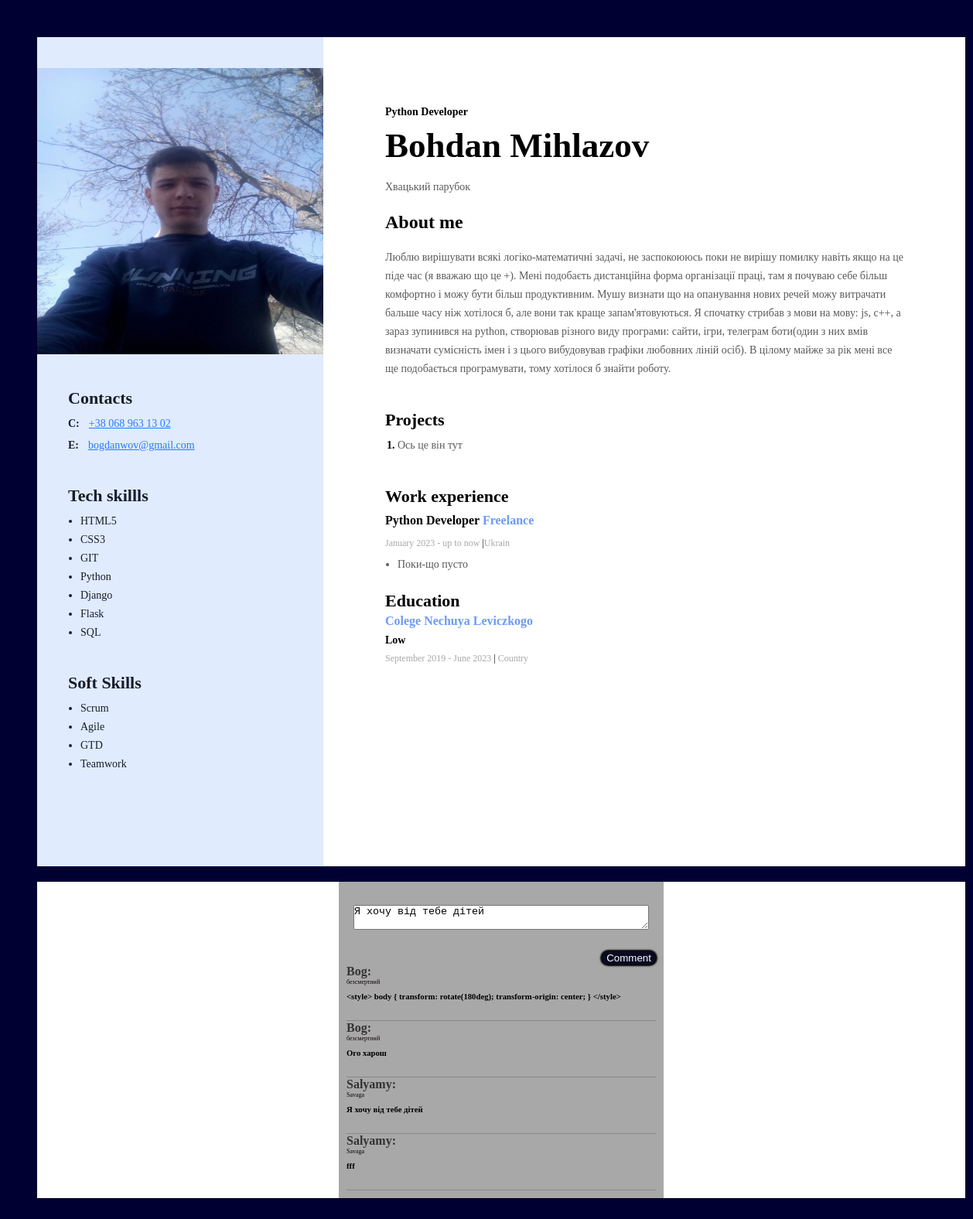
The app's page /resume/ (signed in), older data.
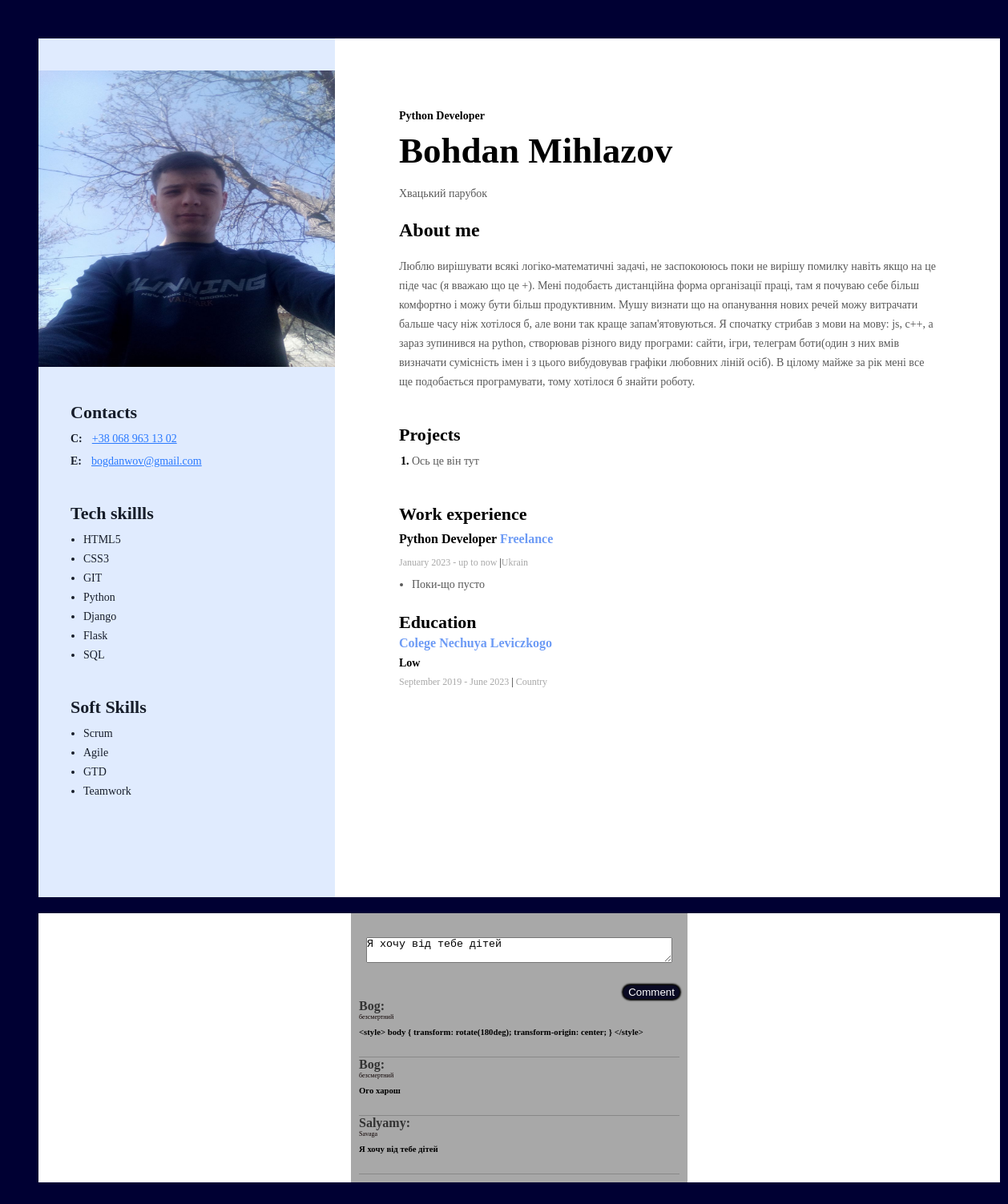
The same page, newer data.
### tables this page shows
CREATE TABLE comments (id INTEGER REFERENCES users (id), comment TEXT);

CREATE TABLE users (id INTEGER PRIMARY KEY AUTOINCREMENT, NickName TEXT DEFAULT людина, password INTEGER, rang TEXT);

### main.py (the view)
@app.route("/resume/", methods = ["POST", "GET"])
def resume():
    if "userLogged" not in session:
        abort(401)
    db = get_db()
    dbase = FDataBase(db)
    if request.method == "POST":
        res = dbase.addPost(request.form.get("commentar"), session["userLogged"])
        return redirect(url_for('resume'))
    return render_template("resume.html", comment = dbase.get_comment())

### db.py (called while the page is built)
    def get_comment(self):
        query = "SELECT comments.comment, users.NickName, users.Rang\
         FROM comments\
         JOIN users ON comments.id = users.id\
         ORDER BY comments.ROWID DESC;"
        try:
            self.__cur.execute(query )
            res = self.__cur.fetchall()
            if res: return res
        except:
            print("error")
        return []

### main.py (called while the page is built)
def connect_db():
    conn = sqlite3.connect(app.config["DATABASE"])
    conn.row_factory = sqlite3.Row
    return conn

def get_db():
    if not hasattr(g, 'link_db'):
        g.link_db = connect_db()
    return g.link_db

### templates/resume.html (shortened to what this page needs)
<!DOCTYPE html>
<html lang="en">
<head>
    <link rel="stylesheet" href="{{ url_for('static', filename='css/style.css') }}">
    <link rel="stylesheet" href="{{ url_for('static', filename = 'css/style.css') }}">
</head>
<body>
    <div class="wrapper">
        <div class="main-content">
            <div class="my-info">
                <h2 class="my-profeshen">Python Developer</h2>
                <h1 class="my-name">Bohdan Mihlazov</h1>
                <p class="my-descr">Хвацький парубок</p>
                <h2>About me</h2>
                <p class="my-descr">Люблю вирішувати всякі логіко-математичні задачі, не заспокоююсь поки не вирішу помилку навіть якщо на це піде час
                (я вважаю що це +). Мені подобаєть дистанційна форма організації праці, там я почуваю себе більш комфортно
                і можу бути більш продуктивним. Мушу визнати що на опанування нових речей можу витрачати бальше часу ніж хотілося б,
                але вони так краще запам'ятовуються. Я спочатку стрибав з мови на мову: js, с++, а зараз зупинився на python,
                створював різного виду програми: сайти, ігри, телеграм боти(один з них вмів визначати сумісність імен і з цього
                вибудовував
                графіки любовних ліній осіб). В цілому майже за рік мені все ще подобається програмувати, тому хотілося б знайти роботу.
                </p>
            </div>
            <div class="my-projects-conteiner">
                <h3 class="my-projects-title">Projects</h3>
                <ol class="my-projects-list">
                    <li class="my-project-item">
                        <span class="my-projects-tech">Ось це він тут</span>
                    </li>
                </ol>
            </div>
            <div>
                <h3 class="work-expirience-title">Work experience</h3>
                <div class="work-expirience-conteiner">
                    <h4 class="work-expirience-compani">Python Developer <span class="compani-name">Freelance</span>
                    </h4>
                    <p class="work-expirience-period">January 2023 - up to now <span
                            class="work-expirience-period-separator">|</span>Ukrain</p>
                    <ul class="work-expirience-duti-list">
                        <li class="work-expirience-duti-item">Поки-що пусто</li>
                    </ul>
                </div>
            </div>
            <div>
                <h3 class="my-education-title">Education</h3>
                <p class="my-education-osvita">Colege Nechuya Leviczkogo</p>
                <p class="my-facultet">Low</p>
                <p class="my-education-period">
                    September 2019 - June 2023 <span class="my-education-period-separator">|</span> Country
                </p>
            </div>
        </div>
        <aside class="sidebar">
            <img src="{{ url_for('static', filename = 'img/My_photo.jpg') }}" alt="My photo" width="370px" height="370">
            <div class="saidbar-content">
                <div class="conteiners-sidebar">
                    <h3 class="sidebar-titles">Contacts</h3>
                    <p class="contacts-item">
                        <span class="contacts-type">C:</span>
                        <a class="contacts-linck" href="tel:+380689631302">+38 068 963 13 02</a>
                    </p>
                    <p class="contacts-item">
                        <span class="contacts-type">E:</span>
                        <a class="contacts-linck" href="mailto:bogdanwov@gmail.com">bogdanwov@gmail.com</a>
                    </p>
                </div>
                <div class="conteiners-sidebar">
                    <h3 class="sidebar-titles">Tech skillls</h3>
                    <ul class="skils-list">
                        <li class="skils-list-item">HTML5</li>
                        <li class="skils-list-item">CSS3</li>
                        <li class="skils-list-item">GIT</li>
                        <li class="skils-list-item">Python</li>
                        <li class="skils-list-item">Django</li>
                        <li class="skils-list-item">Flask</li>
                        <li class="skils-list-item">SQL</li>
                    </ul>
                </div>
                <div class="conteiners-sidebar">
                    <h3 class="sidebar-titles">Soft Skills</h3>
                    <ul class="skils-list">
                        <li class="skils-list-item">Scrum</li>
                        <li class="skils-list-item">Agile</li>
                        <li class="skils-list-item">GTD</li>
                        <li class="skils-list-item">Teamwork</li>
                    </ul>
                </div>
            </div>
        </aside>
    </div>
    <div class="comments">
        <div class="coments_chaild">
            <form action="/resume" method="post">
                <textarea type="text" name="commentar" id="" maxlength="200" required>Я хочу від тебе дітей</textarea><br>
                <button type="submit">Comment</button>
            </form>
        {% for com in comment %}
        <div class="comment">
            <h4> {{com.NickName}}: </h2>
            <p> {{com.Rang}} </p>
            <h6> {{ com.comment }}</h6>
        </div>
        {% endfor %}
    </div>
    </div>
</body>
</html>

### static/css/style.css (style rules this page uses)
body { background: #003; padding: 40px 40px 40px 40px; }
ul, ol { margin-top: 0; margin-bottom: 0; }
.wrapper { width: 1200px; display: flex; flex-direction: row-reverse; background: #FFF; margin: 0 auto; }
.main-content { padding: 88px 80px 40px 80px; box-sizing: border-box; width: 100%; }
.sidebar { width: 370px; background: #E0EBFE; padding-top: 40px; padding-bottom: 40px; box-sizing: border-box; }
.saidbar-content { padding:40px 40px 40px; box-sizing: border-box; }
.sidebar-titles { color: #161D2A; font-size: 22px; font-weight: 700; line-height: normal; margin-top: 0; margin-bottom: 8px; }
.contacts-type { color: #161D2A; font-size: 14px; font-weight: 700; line-height: 24px; margin-right: 8px; }
.contacts-linck { color: #2979FF; font-size: 14px; font-weight: 400; line-height: 24px; text-decoration-line: underline; }
.contacts-item { margin-top: 0; margin-bottom: 4px; }
.conteiners-sidebar { margin-bottom: 40px; }
.skils-list { padding-left: 16px; }
.skils-list-item { color: #161D2A; font-size: 14px; font-weight: 400; line-height: 24px; }
.my-profeshen { color: #000; font-size: 14px; font-weight: 700; line-height: 17px; margin-top: 0; margin-bottom: 8px; }
.my-name { color: #000; font-size: 45px; font-weight: 700; line-height: 55px; margin-top: 0; margin-bottom: 12px; }
.my-descr { color: #595959; font-size: 14px; font-weight: 400; line-height: 24px; }
.my-info { margin-bottom: 40px; }
.my-projects-title { color: #000; font-size: 22px; font-weight: 700; line-height: 27px; margin-top: 0; margin-bottom: 8px; }
.my-projects-list { padding-left: 16px; }
.my-project-item { color: #000; font-size: 14px; font-weight: 700; line-height: 24px; }
.my-projects-tech { color: #595959; font-family: Montserrat; font-size: 14px; font-style: normal; font-weight: 400; line-height: 24px; }
.my-projects-conteiner { margin-bottom: 40px; }
.work-expirience-title { color: #000; font-size: 22px; font-weight: 700; line-height: 27px; margin-top: 0; margin-bottom: 8px; }
.work-expirience-compani { color: #000; font-size: 16px; font-weight: 700; line-height: 20px; margin-top: 0; margin-bottom: 12px; }
.compani-name { color: #6D9BF5; }
.work-expirience-period { color: #A8A8A8; font-size: 12px; font-weight: 400; line-height: 15px; margin-bottom: 8px; }
.work-expirience-period-separator { color: #000; }
.work-expirience-duti-list { padding-left: 16px; }
.work-expirience-duti-item { color: #595959; font-size: 14px; font-weight: 400; line-height: 24px; }
.work-expirience-conteiner { margin-bottom: 12px; }
.my-education-title { color: #000; font-size: 22px; font-weight: 700; line-height: normal; margin-bottom: 4px; }
.my-education-osvita { color: #6D9BF5; font-size: 16px; font-weight: 700; line-height: normal; margin-top: 0; margin-bottom: 8px; }
.my-facultet { color: #000; font-size: 14px; font-weight: 700; line-height: normal; margin-top: 0; margin-bottom: 8px; }
.my-education-period { color: #A8A8A8; font-size: 12px; font-weight: 400; line-height: normal; margin-top: 0; margin-bottom: 8px; }
.my-education-period-separator { color: #000000; }
.comments { width: 1200px; background: #FFF; margin: 0 auto; margin-left: auto; margin-right: auto; }
form { text-align: right; }
.coments_chaild { margin-top:20px ; padding: 10px; background: #A8A8A8; width: 400px; margin-left: auto; margin-right: auto; }
textarea { display: flex; align-items: center; margin-left: auto; margin-right: auto; margin-top: 20px; padding: 0; width: 380px; }
button { margin-top: 10px; display: inline-block; background-color:#0a0a23; color: #fff; border:none; border-radius:10px; box-shadow: 0px 0px 2px 2px rgb(0,0,0); }
.comment { border-bottom: 1px solid #888; }
.comment p { color: #0e0202; font-size: 8px; margin: 0; margin-bottom: 8px; }
.comment h4 { margin: 0; color: #333; }
h6 { margin-top: 0; }

Row changes from the older to the newer data that the page shows:
removed comments: NickName "Salyamy", Rang "Savaga", comment "fff"
